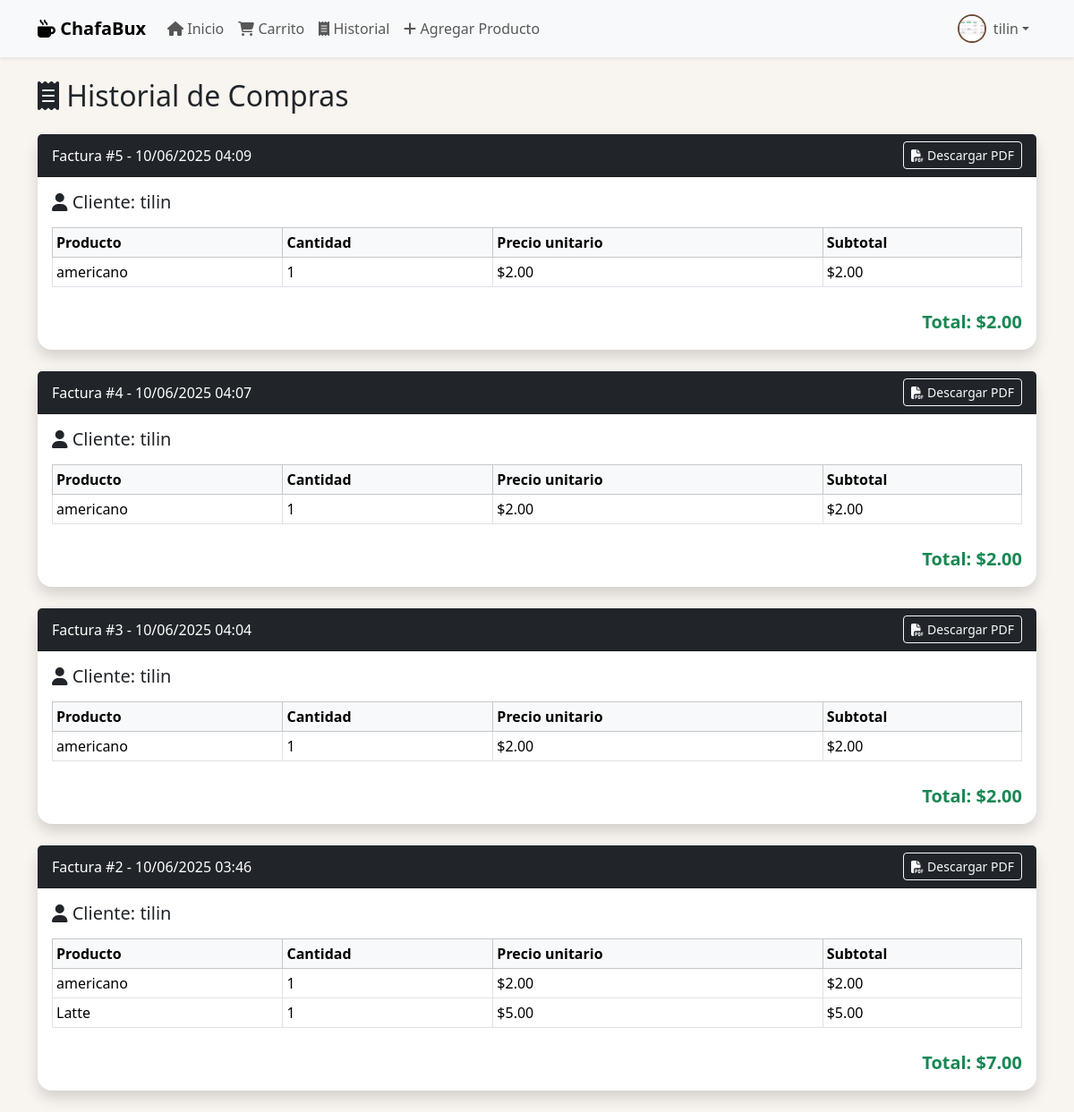
/historial/ (signed in), run on the app's committed database.
### startbucks/models.py (models this page shows, shortened)
class Perfil(models.Model):
    user = models.OneToOneField(User, on_delete=models.CASCADE)
    foto = models.ImageField(upload_to='fotos_perfil/', blank=True, null=True)

class Compra(models.Model):
    usuario = models.ForeignKey(User, on_delete=models.CASCADE)
    fecha = models.DateTimeField(auto_now_add=True)

class Producto(models.Model):
    nombre = models.CharField(max_length=255)
    descripcion = models.TextField(blank=True)
    precio = models.DecimalField(max_digits=10, decimal_places=2)
    cantidad = models.PositiveIntegerField()
    imagen = models.URLField()

class ItemCompra(models.Model):
    compra = models.ForeignKey(Compra, on_delete=models.CASCADE)
    producto = models.ForeignKey(Producto, on_delete=models.SET_NULL, null=True)
    cantidad = models.PositiveIntegerField()
    precio_unitario = models.DecimalField(max_digits=10, decimal_places=2)

### startbucks/views.py (the view)
# urls.py: path('historial/', views.historial_compras, name='historial'),
@login_required
def historial_compras(request):
    compras = Compra.objects.filter(usuario=request.user).order_by('-fecha')
    compras_con_total = []
    for compra in compras:
        items = []
        total = 0
        for item in compra.itemcompra_set.all():
            subtotal = item.cantidad * item.precio_unitario
            items.append({
                'nombre': item.producto.nombre,
                'cantidad': item.cantidad,
                'precio_unitario': item.precio_unitario,
                'subtotal': subtotal,
            })
            total += subtotal
        compras_con_total.append({'compra': compra, 'items': items, 'total': total})
    return render(request, 'historial.html', {'compras_con_total': compras_con_total})

### startbucks/templates/historial.html
{% extends 'base.html' %}
{% block content %}
<h2 class="mb-4"><i class="fa-solid fa-receipt"></i> Historial de Compras</h2>
{% for c in compras_con_total %}
  <div class="card mb-4 shadow">
    <div class="card-header bg-dark text-white d-flex justify-content-between align-items-center">
      <span>Factura #{{ c.compra.id }} - {{ c.compra.fecha|date:"d/m/Y H:i" }}</span>
      <a href="{% url 'factura_pdf' c.compra.id %}" class="btn btn-sm btn-outline-light" target="_blank">
        <i class="fa-solid fa-file-pdf"></i> Descargar PDF
      </a>
    </div>
    <div class="card-body">
      <h5 class="card-title mb-3"><i class="fa-solid fa-user"></i> Cliente: {{ c.compra.usuario.username }}</h5>
      <div class="table-responsive">
        <table class="table table-sm table-bordered align-middle">
          <thead class="table-light">
            <tr>
              <th>Producto</th>
              <th>Cantidad</th>
              <th>Precio unitario</th>
              <th>Subtotal</th>
            </tr>
          </thead>
          <tbody>
            {% for item in c.items %}
            <tr>
              <td>{{ item.nombre }}</td>
              <td>{{ item.cantidad }}</td>
              <td>${{ item.precio_unitario|floatformat:2 }}</td>
              <td>${{ item.subtotal|floatformat:2 }}</td>
            </tr>
            {% endfor %}
          </tbody>
        </table>
      </div>
      <div class="text-end mt-2">
        <span class="fw-bold fs-5 text-success">Total: ${{ c.total|floatformat:2 }}</span>
      </div>
    </div>
  </div>
{% empty %}
  <div class="alert alert-info text-center mt-4">
    <i class="fa-solid fa-circle-info"></i> No tienes compras registradas.
  </div>
{% endfor %}
{% endblock %}

### startbucks/templates/base.html (shortened to what this page needs)
<!doctype html>
<html lang="es">
  <head>
    <link href="https://cdn.jsdelivr.net/npm/bootstrap@5.3.2/dist/css/bootstrap.min.css" rel="stylesheet">
    <link rel="stylesheet" href="https://cdnjs.cloudflare.com/ajax/libs/font-awesome/6.4.0/css/all.min.css">
  </head>
  <body>
    <nav class="navbar navbar-expand-lg navbar-light bg-light shadow-sm">
      <div class="container">
        <a class="navbar-brand" href="{% url 'inicio' %}"><i class="fa-solid fa-mug-hot"></i> ChafaBux</a>
        <div class="collapse navbar-collapse" id="navbarContenido">
          <ul class="navbar-nav me-auto mb-2 mb-lg-0">
            <li class="nav-item">
              <a class="nav-link {% if request.path == '/' %}active{% endif %}" href="{% url 'inicio' %}"><i class="fa-solid fa-house"></i> Inicio</a>
            </li>
            <li class="nav-item">
              <a class="nav-link" href="{% url 'ver_carrito' %}"><i class="fa-solid fa-cart-shopping"></i> Carrito</a>
            </li>
            {% if user.is_authenticated %}
              <li class="nav-item">
                <a class="nav-link" href="{% url 'historial' %}"><i class="fa-solid fa-receipt"></i> Historial</a>
              </li>
              {% if user.is_superuser %}
                <li class="nav-item">
                  <a class="nav-link" href="{% url 'agregar_producto' %}"><i class="fa-solid fa-plus"></i> Agregar Producto</a>
                </li>
              {% endif %}
            {% endif %}
          </ul>
          <ul class="navbar-nav ms-auto mb-2 mb-lg-0">
            {% if user.is_authenticated %}
              <li class="nav-item dropdown">
                <a class="nav-link dropdown-toggle d-flex align-items-center" href="#" id="navbarDropdown" role="button" data-bs-toggle="dropdown" aria-expanded="false">
                  {% if user.perfil.foto %}
                    <img src="{{ user.perfil.foto.url }}" class="profile-pic" alt="Foto de perfil">
                  {% else %}
                    <img src="https://ui-avatars.com/api/?name={{ user.username }}" class="profile-pic" alt="Sin foto">
                  {% endif %}
                  {{ user.username }}
                </a>
              </li>
            {% endif %}
          </ul>
        </div>
      </div>
    </nav>
    <div class="container mt-4">
      {% block content %}
      {% endblock %}
    </div>
  </body>
</html>

### startbucks/templates/base.html (style rules this page uses)
body { background-color: #f8f4f0; }
.navbar-brand { font-family: 'Segoe UI', Tahoma, Geneva, Verdana, sans-serif; font-weight: bold; }
.card { border: none; border-radius: 1rem; box-shadow: 0 4px 8px rgba(0,0,0,0.1); }
.profile-pic { width: 32px; height: 32px; object-fit: cover; border-radius: 50%; border: 2px solid #6f4e37; margin-right: 8px; }

### data on the page
Compra: compra.id "5", compra.fecha "10/06/2025 04:09", compra.usuario.username "tilin", cantidad "1", subtotal "2.00", total "2.00"
Producto: nombre "americano" "americano" "americano" "americano"
ItemCompra: precio_unitario "2.00"
Compra: compra.id "4", compra.fecha "10/06/2025 04:07", compra.usuario.username "tilin", cantidad "1", subtotal "2.00", total "2.00"
ItemCompra: precio_unitario "2.00"
Compra: compra.id "3", compra.fecha "10/06/2025 04:04", compra.usuario.username "tilin", cantidad "1", subtotal "2.00", total "2.00"
ItemCompra: precio_unitario "2.00"
Compra: compra.id "2", compra.fecha "10/06/2025 03:46", compra.usuario.username "tilin", cantidad "1" "1", subtotal "2.00" "5.00", total "7.00"
ItemCompra: precio_unitario "2.00"
Producto: nombre "Latte"
ItemCompra: precio_unitario "5.00"

### other printed values
{{ user.username }} "tilin"
